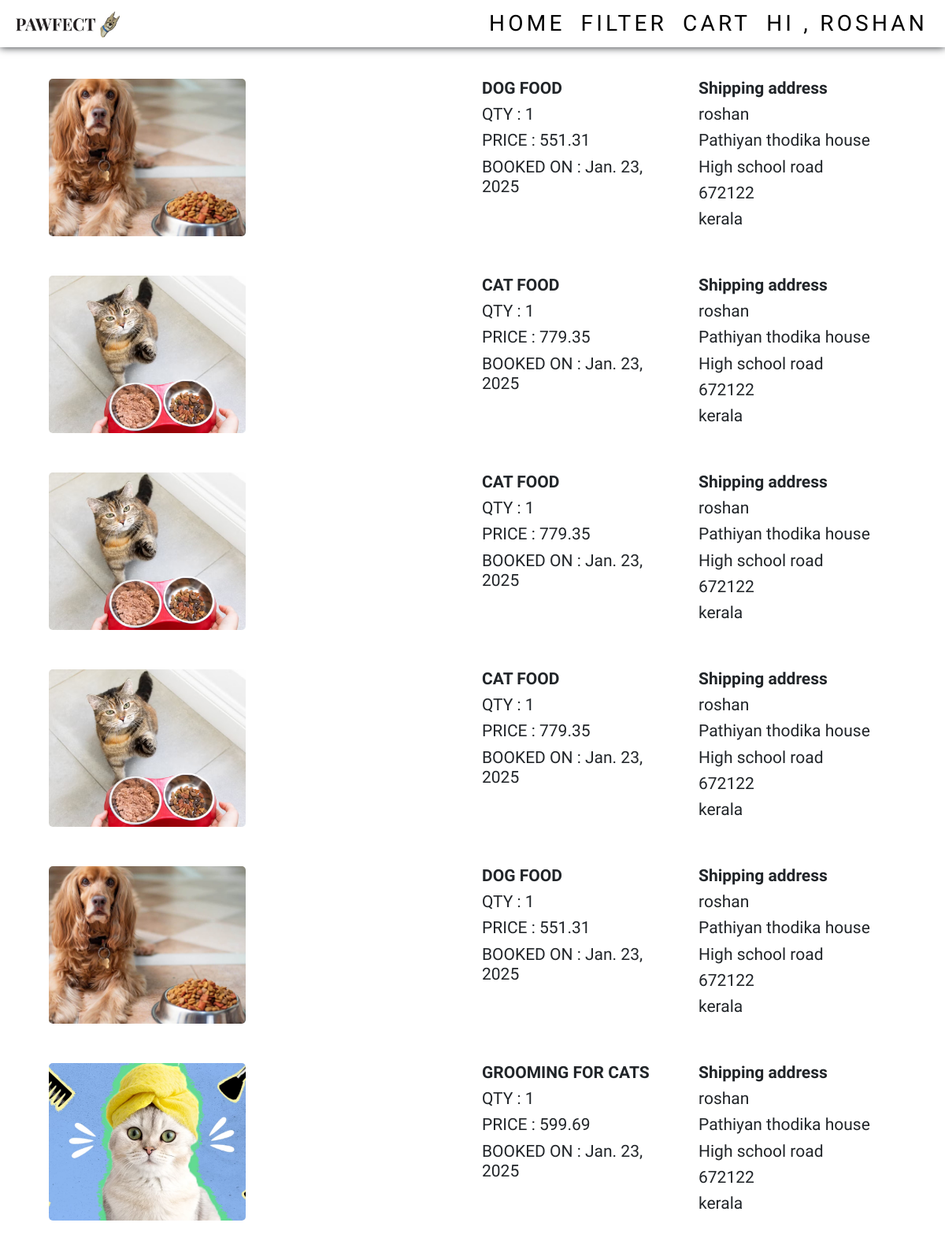
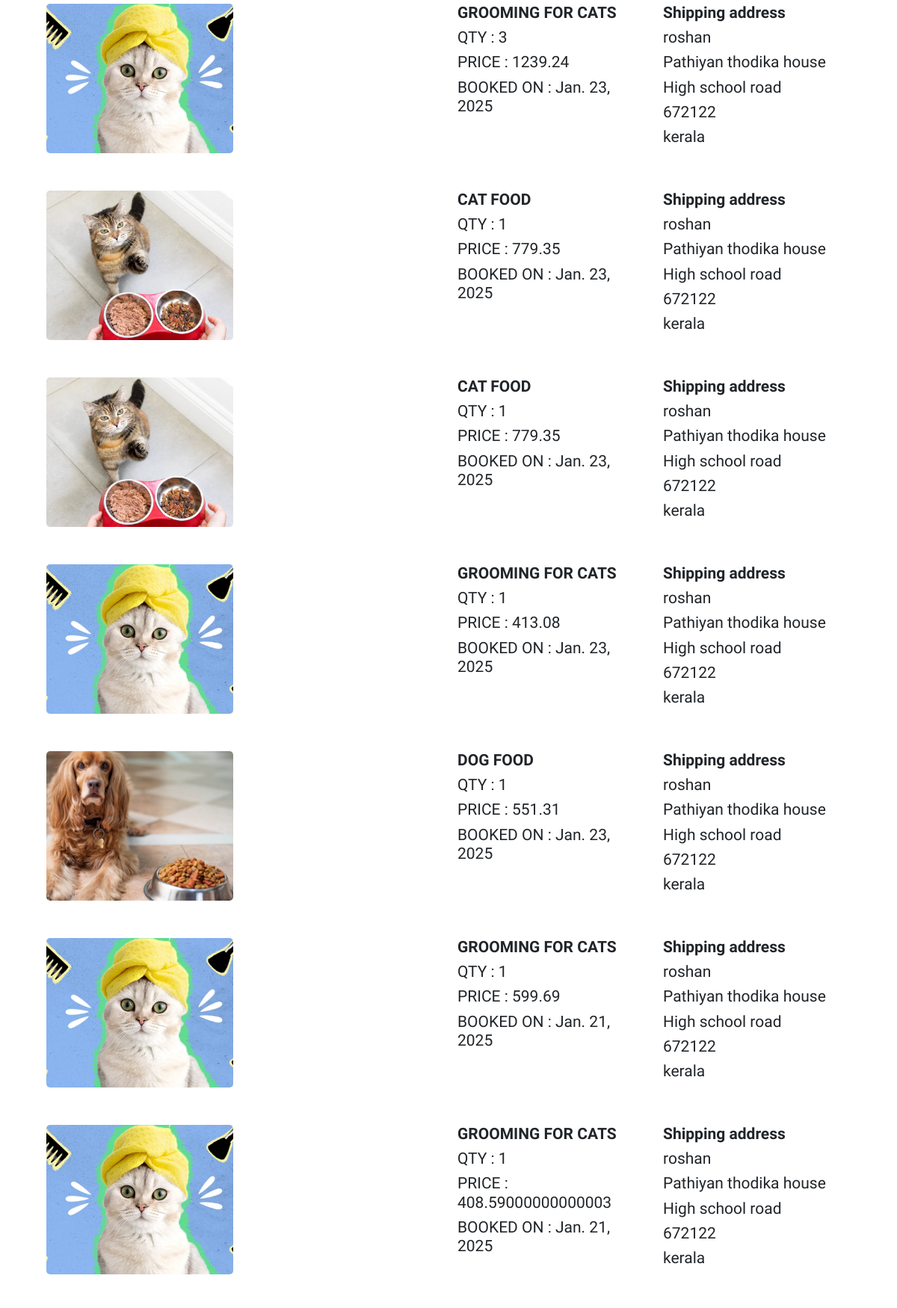
Page /bookings (signed in, upper part) on the committed database (2 pictures, top to bottom).
### app/models.py (models this page shows)
class Bookings(models.Model):
    user=models.ForeignKey(User,on_delete=models.CASCADE)
    pro=models.ForeignKey(Details,on_delete=models.CASCADE)
    qty=models.TextField()
    price=models.FloatField()
    address=models.ForeignKey(Address,on_delete=models.CASCADE)
    date=models.DateField(auto_now_add=True)

class Details(models.Model):
    product=models.ForeignKey(Product, on_delete=models.CASCADE)
    dis=models.TextField()
    price=models.IntegerField()
    ofr_per=models.FloatField()
    ofr_price=models.FloatField()
    stock=models.IntegerField()

class Product(models.Model):
    category=models.ForeignKey(Category, on_delete=models.CASCADE)
    name=models.TextField()
    img=models.FileField()
    dis=models.TextField()

class Address(models.Model):
    user=models.ForeignKey(User,on_delete=models.CASCADE)
    name=models.TextField()
    phn=models.IntegerField()
    house=models.TextField()
    street=models.TextField()
    pin=models.IntegerField()
    state=models.TextField()

### app/views.py (the view)
# urls.py: path('bookings',views.bookings),
def bookings(req):
    if 'user' in req.session:
        user=User.objects.get(username=req.session['user'])
        data=Bookings.objects.filter(user=user)[: : -1]
        pet=Pet.objects.all()
        cat=Category.objects.all()
        return render(req,'user/bookings.html',{'data':data,'pet':pet,'cat':cat})
    else:
        return redirect(shop_login)

### templates/user/bookings.html (shortened to what this page needs)
<!DOCTYPE html>
<html lang="en">
<head>
    {% load static %}
    <link href="https://cdn.jsdelivr.net/npm/bootstrap@5.3.3/dist/css/bootstrap.min.css" rel="stylesheet">
    <link rel="stylesheet" href="{% static 'css/style.css' %}">
    <link rel="stylesheet" href="{% static 'css/userHome.css' %}">
</head>
<body>
    <nav class="navbar navbar-expand-sm  fixed-top">
        <div class="container-fluid">
          <a class="navbar-brand" href="../user_home"><img src="{% static 'images/pawfectlogo.jpg'%}" alt="" width="150px"></a>
          <div class="collapse navbar-collapse justify-content-end" id="collapsibleNavbar">
            <ul class="navbar-nav">
              <li class="nav-item">
                <a class="nav-link" href="../user_home">HOME</a>
              </li>
              <li class="nav-item dropdown petDrop">
                <a class="nav-link " href="#" role="button" data-bs-toggle="dropdown">FILTER</a>
              </li>
              <li class="nav-item">
                <a class="nav-link "  href="../viewCart">CART</a>
              </li>
              <li class="nav-item dropdown userDrop">
                <a class="nav-link " href="#" role="button" data-bs-toggle="dropdown">hi , {{user.first_name}}</a>
              </li>
            </ul>
          </div>
        </div>
      </nav>
    <div class="container bookings">
        {% for i in data %}
        <div class="row row1">
            <div class="col-6">
                <img src="{{i.pro.product.img.url}}" alt="">
            </div>
            <div class="col-lg-6">
              <div class="row row2">
                <div class="col-6">
                  <h2 class="name">{{i.pro.product.name}}</h2>
                  <h2>QTY : {{i.qty}}</h2>
                  <h2>PRICE : {{i.price}}</h2>
                  <h2>BOOKED ON : {{i.date}}</h2>
                </div>
                <div class="col-6">
                  <h2 class="name">Shipping address</h2>
                  <h2>{{i.address.name}}</h2>
                  <h2>{{i.address.house}}</h2>
                  <h2>{{i.address.street}}</h2>
                  <h2>{{i.address.pin}}</h2>
                  <h2>{{i.address.state}}</h2>
                </div>
              </div>
            </div>
        </div>
        {% endfor %}
    </div>
</body>
</html>

### static/css/style.css (style rules this page uses)
body { margin-top: 60px; font-family: 'Cute Font'; font-size: 28px; }
.navbar { background-color: rgb(255, 255, 255); box-shadow: 0 0 10px ; height: 60px; }
.nav-link { color: rgb(0, 0, 0); padding: 5px 10px !important; text-transform: uppercase; letter-spacing: 0.15em; display: inline-block; position: relative; }
.container { padding-top: 20px; }
.bookings .row1 { height: 250px; padding: 20px; }
.bookings .row img { width: 250px; height: 200px; object-fit: cover; border-radius: 5px; }
.bookings .row2 h2 { font-size: 21px; }
.bookings .row2 .name { font-weight: 700; }

### static/css/userHome.css (style rules this page uses)
.container { margin-top: 20px; }
.petDrop { position: static !important; }

### rows in the picture
Bookings: pro.product.img (picture), pro.product.name "DOG FOOD", qty "1", price "551.31", date "Jan. 23, 2025", address.name "roshan", address.house "Pathiyan thodika house", address.street "High school road", address.pin "672122", address.state "kerala"
Bookings: pro.product.img (picture), pro.product.name "CAT FOOD", qty "1", price "779.35", date "Jan. 23, 2025", address.name "roshan", address.house "Pathiyan thodika house", address.street "High school road", address.pin "672122", address.state "kerala"
Bookings: pro.product.img (picture), pro.product.name "CAT FOOD", qty "1", price "779.35", date "Jan. 23, 2025", address.name "roshan", address.house "Pathiyan thodika house", address.street "High school road", address.pin "672122", address.state "kerala"
Bookings: pro.product.img (picture), pro.product.name "CAT FOOD", qty "1", price "779.35", date "Jan. 23, 2025", address.name "roshan", address.house "Pathiyan thodika house", address.street "High school road", address.pin "672122", address.state "kerala"
Bookings: pro.product.img (picture), pro.product.name "DOG FOOD", qty "1", price "551.31", date "Jan. 23, 2025", address.name "roshan", address.house "Pathiyan thodika house", address.street "High school road", address.pin "672122", address.state "kerala"
Bookings: pro.product.img (picture), pro.product.name "GROOMING FOR CATS", qty "1", price "599.69", date "Jan. 23, 2025", address.name "roshan", address.house "Pathiyan thodika house", address.street "High school road", address.pin "672122", address.state "kerala"
Bookings: pro.product.img (picture), pro.product.name "GROOMING FOR CATS", qty "3", price "1239.24", date "Jan. 23, 2025", address.name "roshan", address.house "Pathiyan thodika house", address.street "High school road", address.pin "672122", address.state "kerala"
Bookings: pro.product.img (picture), pro.product.name "CAT FOOD", qty "1", price "779.35", date "Jan. 23, 2025", address.name "roshan", address.house "Pathiyan thodika house", address.street "High school road", address.pin "672122", address.state "kerala"
Bookings: pro.product.img (picture), pro.product.name "CAT FOOD", qty "1", price "779.35", date "Jan. 23, 2025", address.name "roshan", address.house "Pathiyan thodika house", address.street "High school road", address.pin "672122", address.state "kerala"
Bookings: pro.product.img (picture), pro.product.name "GROOMING FOR CATS", qty "1", price "413.08", date "Jan. 23, 2025", address.name "roshan", address.house "Pathiyan thodika house", address.street "High school road", address.pin "672122", address.state "kerala"
Bookings: pro.product.img (picture), pro.product.name "DOG FOOD", qty "1", price "551.31", date "Jan. 23, 2025", address.name "roshan", address.house "Pathiyan thodika house", address.street "High school road", address.pin "672122", address.state "kerala"
Bookings: pro.product.img (picture), pro.product.name "GROOMING FOR CATS", qty "1", price "599.69", date "Jan. 21, 2025", address.name "roshan", address.house "Pathiyan thodika house", address.street "High school road", address.pin "672122", address.state "kerala"
Bookings: pro.product.img (picture), pro.product.name "GROOMING FOR CATS", qty "1", price "408.59000000000003", date "Jan. 21, 2025", address.name "roshan", address.house "Pathiyan thodika house", address.street "High school road", address.pin "672122", address.state "kerala"

### other values in the picture
{{ user.first_name }} "ROSHAN"
